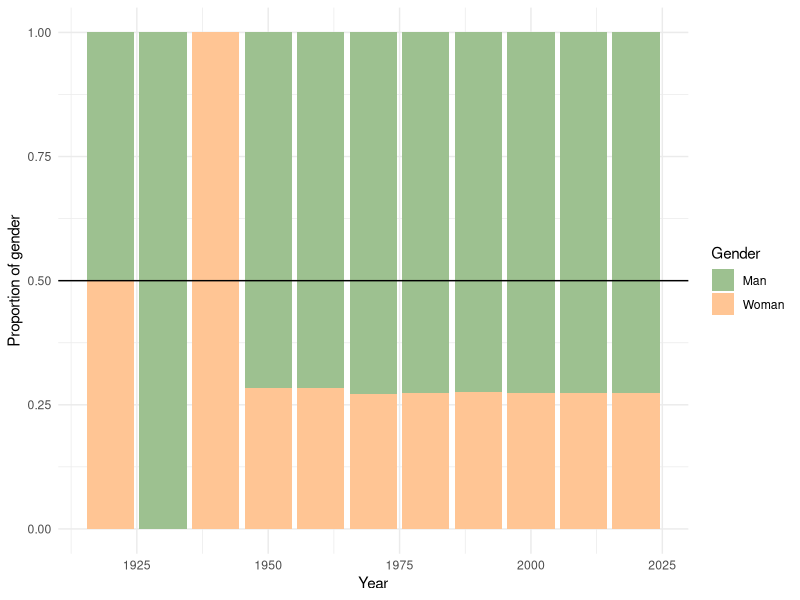
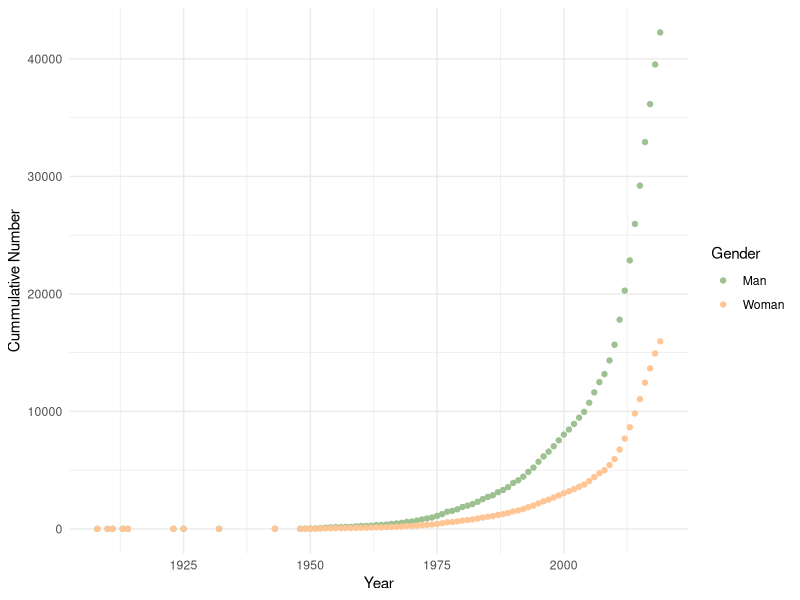
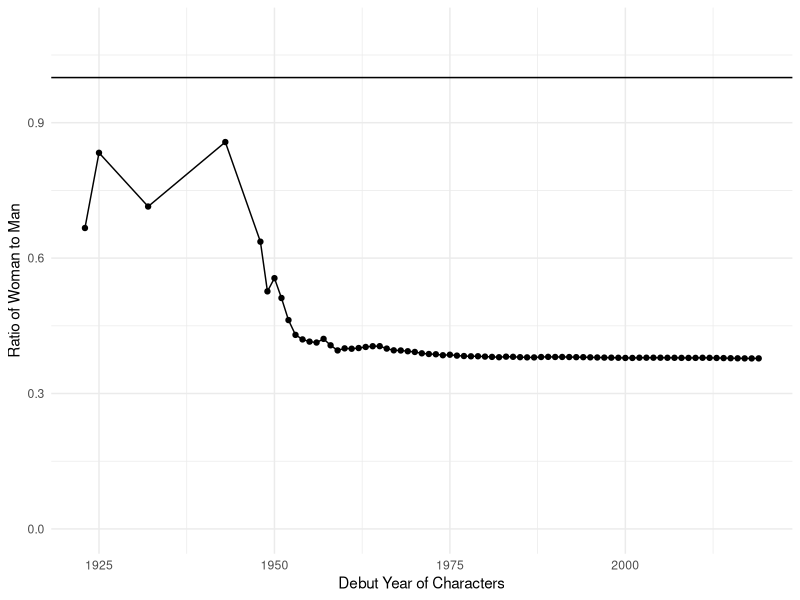
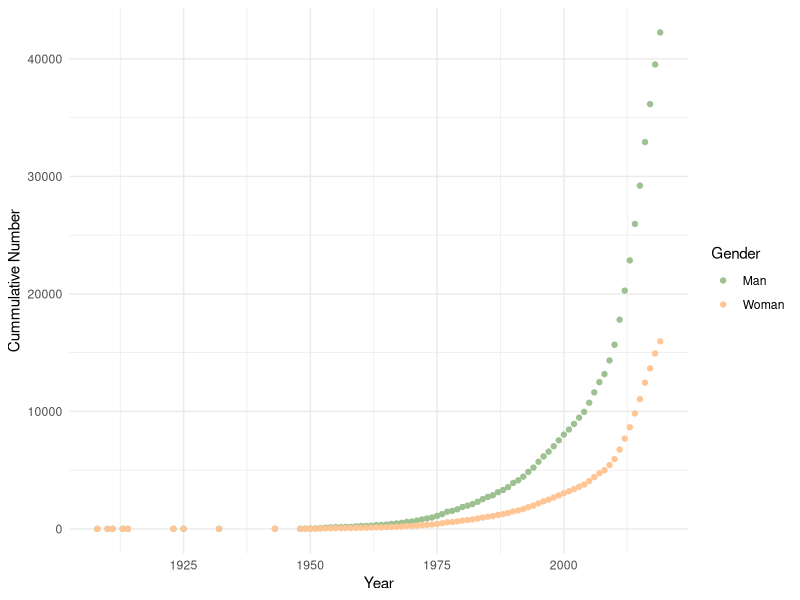
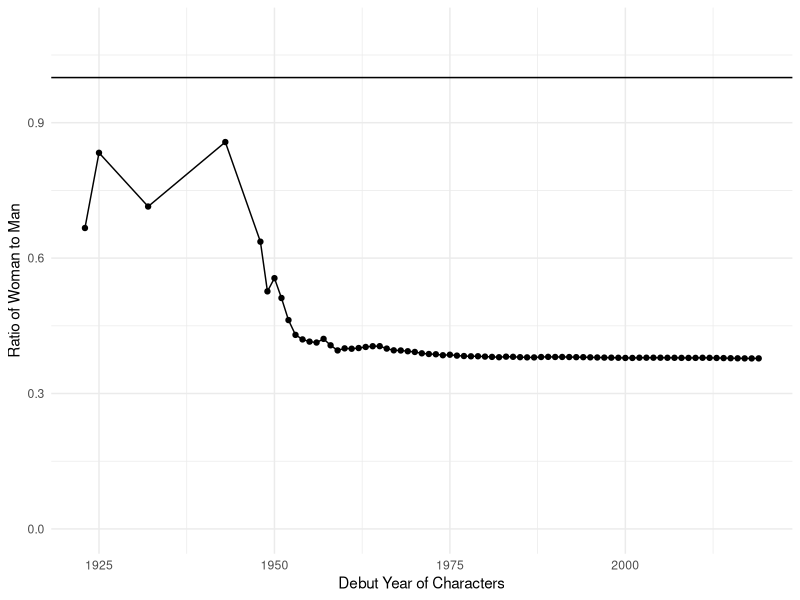

The R source for these figures, in order:
library(tidyverse)
library(readr)
library(ggplot2)
library(dplyr)
library(lubridate)

character_years <- read_csv("dictionary_fictional_characters_gender.csv")

#replacing girl and female with woman, male and boy with man. filtering out 
#other terms such as: cat.
filtered_years <- character_years|>
  mutate(gender = case_when(gender == 'Boy' ~ 'Man',
                            gender == 'Female' ~'Woman',
                            gender == 'Girl'~ 'Woman',
                            gender == 'Man'~ 'Man',
                            gender == 'Male'~ 'Man',
                            TRUE~ NA)) |>
  filter(gender == 'Man'| gender== 'Woman')

#groping by gender and year to be able to count the amount of instances of 
#each gender per year
number <- filtered_years |>
  ungroup() |>
  group_by(gender,start_year) |>
  count(wt = NULL,sort = FALSE) |>
  filter(start_year>1900, start_year<2020)

#filtering out years before 1919 and after 2019. Stacking the proportion of 
#instances of each gender per decade.  
number |> filter(start_year >= 1919, start_year<=2019) |>
  mutate(decade = round(start_year / 10) * 10) |>
  group_by(decade, gender) |>
  summarize(n = sum(n)) |>
  mutate(prop = n / sum(n)) |>
  ggplot() + 
  aes(x=decade, y=prop, fill = gender) +
  geom_bar(position = position_stack(), stat= 'identity')+
  geom_hline(yintercept =0.5)+
  theme_minimal()+
  guides(fill = guide_legend('Gender'))+
  xlab('Year') +
  ylab('Proportion of gender')+
  scale_fill_manual(values = c('#9dc190','#ffc594'))

#moving the Man and Woman under gender to become their own columns. Replacing 
# NA values with 0 to be able to later on do the cumulative sum. Arrange the 
#years so that they go from oldest to most recent. After getting the cum. sum.
# moving Man and Woman back to the column gender. 
number_years1 <- number |>
  pivot_wider(names_from = gender,values_from = n )|>
  mutate(
    Man = if_else(is.na(Man), 0, Man),
    Woman = if_else(is.na(Woman), 0, Woman)
  )|>
  ungroup() |>
  arrange(start_year)|>
  na.omit()|>
  mutate(Man=cumsum(Man),
         Woman=cumsum(Woman))
  
number_years <- number_years1 |>
  pivot_longer(cols = c('Man','Woman'),names_to = 'gender',values_to = 'number') 

#plotting the cummulative value of each gender throughout the years. 
ggplot(data = number_years)+
  aes(x= start_year, y=number, color = gender)+
  geom_point()+
  guides(color = guide_legend('Gender'))+
  xlab('Year')+
  ylab('Cummulative Number')+
  scale_color_manual(values = c('#9dc190','#ffc594'))+
  theme_minimal()
  
ggsave('Cummulative_number_gender_per_year.pdf')

#calculating the ratio by dividing the cummulative Man by the Woman.
ratio_data <- number_years1 |>
  mutate(ratio =  Woman /Man)|>
  filter(start_year>=1920,start_year<=2019)

#creating scatterplot and connecting the points with a line.
ggplot(data = ratio_data)+
  aes(x=start_year,y=ratio)+
  ylim(0,1.1)+
  geom_point()+
  geom_line()+
  geom_hline(yintercept = 1)+
  theme_minimal()+
  xlab('Debut Year of Characters')+
  ylab('Ratio of Woman to Man')

ggsave('Ratio_Man_to_Woman.pdf')
